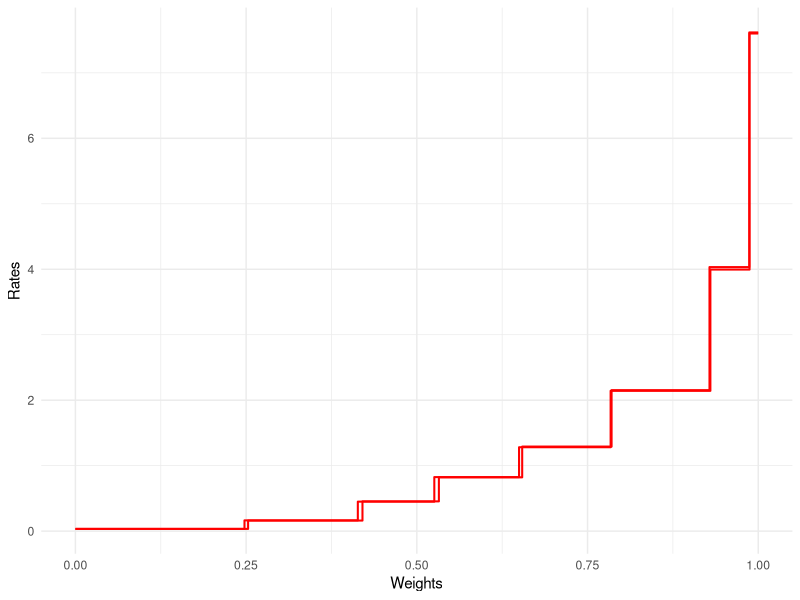
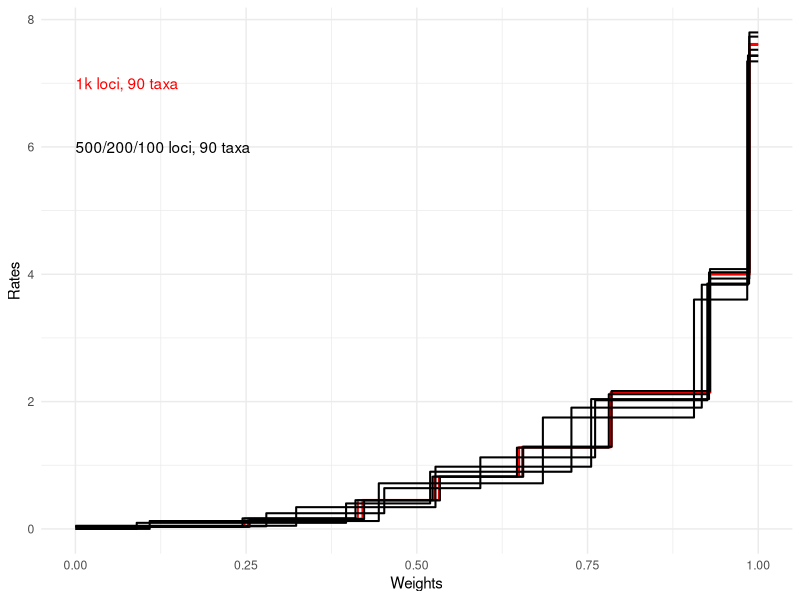
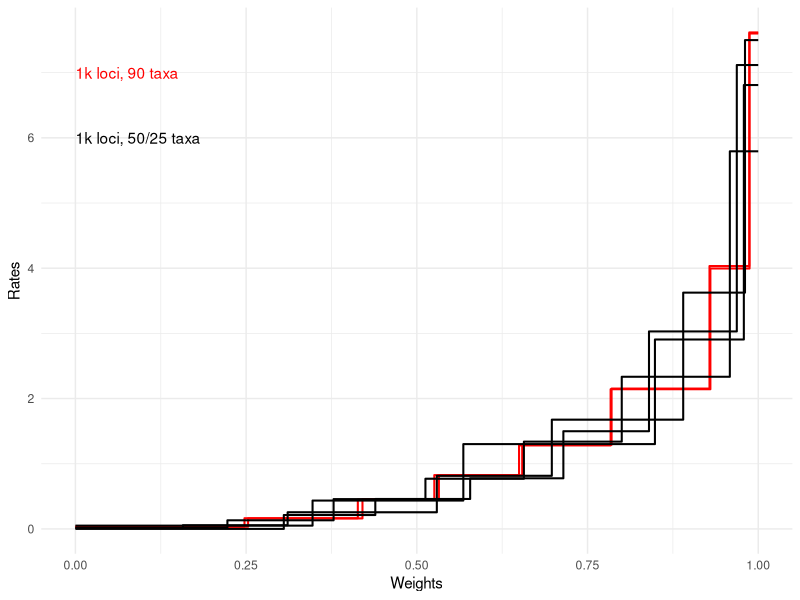
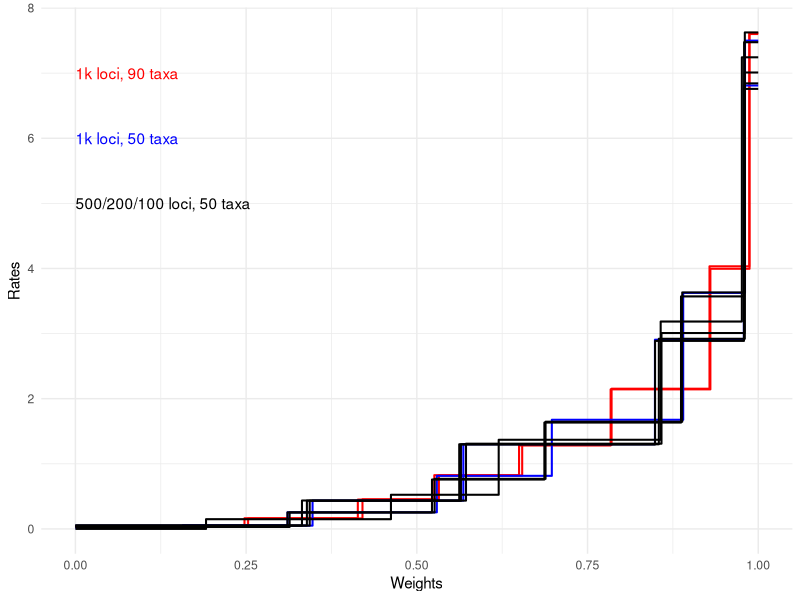
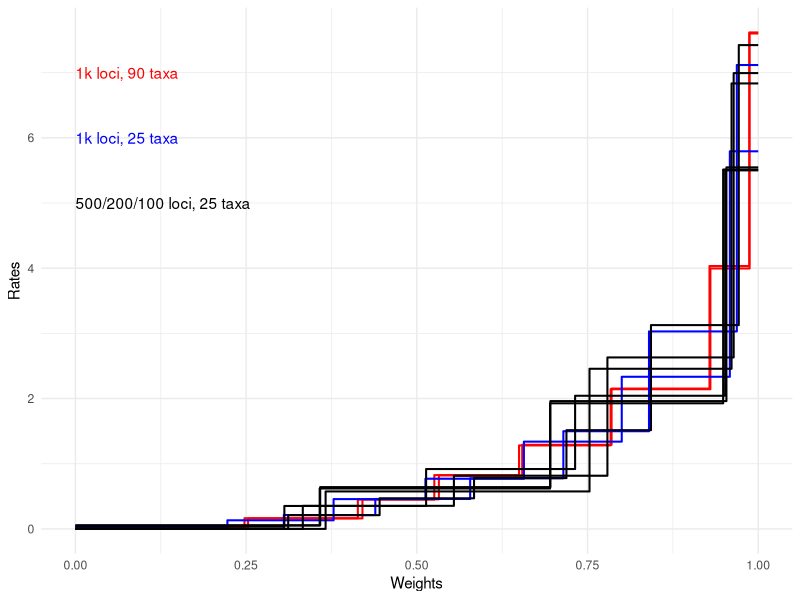
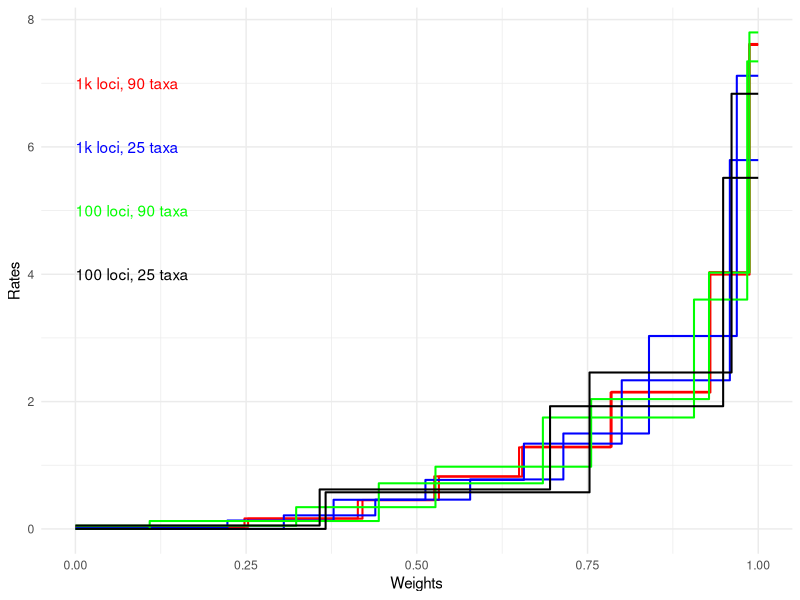

The R script that drew these images, in order:
## ---- chunk 1
knitr::opts_chunk$set(echo = TRUE)
## ---- chunk 2
library(tidyverse)
## ---- chunk 3
compute_cdf <- function(data) {

  # Pair up weights and values into a list of tuples
  pairs <- matrix(data, ncol = 2, byrow = TRUE)
  
  # Compute the cumulative sum of weights
  weights <- numeric(length = nrow(pairs))
  rates <- numeric(length = nrow(pairs))
  
  weights[1] <- pairs[1, 1]
  rates[1] <- pairs[1, 2]
  
  for (i in 2:nrow(pairs)) {
    weights[i] <- weights[i-1] + pairs[i, 1]
    rates[i] <- pairs[i, 2]
  }
  
  weights[length(weights)] <- round(weights[length(weights)])
  result <- data.frame(weights,rates)
  result <- rbind(data.frame(weights = 0, rates = min(result$rates)), result)
  
  return(result)
}

## ---- chunk 4
l10t90_1 <- c(0.2476,0.03401,0.166,0.1642,0.112,0.4501,0.1241,0.8255,0.1341,1.281,0.1461,2.143,0.05735,3.995,0.01282,7.601)
l10t90_2 <- c(0.2529,0.03379,0.1675,0.1613,0.1119,0.4548,0.122,0.8216,0.1309,1.291,0.1434,2.153,0.05825,4.033,0.01322,7.617)
l5t90_1 <- c(0.2447,0.03478,0.1654,0.1657,0.1128,0.4513,0.1237,0.8197,0.1345,1.276,0.1468,2.115,0.059,3.932,0.01298,7.526)
l5t90_2 <- c(0.2551,0.03314,0.1677,0.1549,0.111,0.4474,0.122,0.819,0.1294,1.29,0.1441,2.165,0.05749,4.081,0.01326,7.732)
l2t90_1 <- c(0.2796,0.04126,0.1727,0.246,0.1407,0.6401,0.1681,1.124,0.1643,2.021,0.06118,3.853,0.01335,7.43)
l2t90_2 <- c(0.08979,0,0.3066,0.09546,0.1231,0.4005,0.2069,0.898,0.1909,1.905,0.06766,3.836, 0.01511,7.436)
l1t90_1 <- c(0.3233,0.04917,0.204,0.3415,0.228,0.9771,0.1726,2.039,0.05916,4.025,0.01305,7.798)
l1t90_2 <- c(0.1088,0,0.3355,0.1239,0.2403,0.7161,0.2213,1.75,0.07795,3.602,0.01613,7.344)

l10t90_1 <- compute_cdf(l10t90_1)
l10t90_2 <- compute_cdf(l10t90_2)
l5t90_1 <- compute_cdf(l5t90_1)
l5t90_2 <- compute_cdf(l5t90_2)
l2t90_1 <- compute_cdf(l2t90_1)
l2t90_2 <- compute_cdf(l2t90_2)
l1t90_1 <- compute_cdf(l1t90_1)
l1t90_2 <- compute_cdf(l1t90_2)

## ---- chunk 5
ggplot(l10t90_1, aes(x = weights, y = rates)) +
  geom_step(data = l10t90_1, direction = "vh",linewidth = 0.7, color = 'red') +
  geom_step(data = l10t90_2, direction = "vh",linewidth = 0.7, color = 'red') +
  coord_cartesian(xlim = c(0, 1)) +
  labs(x = "Weights", y = "Rates") +
  theme_minimal()
## ---- chunk 6
ggplot(l10t90_1, aes(x = weights, y = rates)) +
  geom_step(data = l10t90_1, direction = "vh",linewidth = 0.7, color = 'red') +
  geom_step(data = l10t90_2, direction = "vh",linewidth = 0.7, color = 'red') +
  geom_step(data = l5t90_1, direction = "vh",linewidth = 0.7, color = 'black') +
  geom_step(data = l5t90_2, direction = "vh",linewidth = 0.7, color = 'black') +
  geom_step(data = l2t90_1, direction = "vh",linewidth = 0.7, color = 'black') +
  geom_step(data = l2t90_2, direction = "vh",linewidth = 0.7, color = 'black') +
  geom_step(data = l1t90_1, direction = "vh",linewidth = 0.7, color = 'black') +
  geom_step(data = l1t90_2, direction = "vh",linewidth = 0.7, color = 'black') +
  coord_cartesian(xlim = c(0, 1)) +
  labs(x = "Weights", y = "Rates") +
  theme_minimal()+
  annotate("text", x = 0, y = 7, label = "1k loci, 90 taxa", color = "red", hjust = 0) +
  annotate("text", x = 0, y = 6, label = "500/200/100 loci, 90 taxa", color = "black", hjust = 0)
## ---- chunk 7
l10t50_1 <- c(0.3473,0.05019,0.2208,0.4353,0.2806,1.301,0.1302,2.906,0.02099,6.81)
l10t50_2 <- c(0.1574,0.01266,0.1534,0.05629,0.2185,0.2553,0.1684,0.8149,0.1924,1.676,0.09049,3.625,0.01948,7.499)
l10t25_1 <- c(0.2226,0.01891,0.1555,0.1318,0.1345,0.4577,0.1442,0.7699,0.1433,1.339,0.1583,2.334,0.04168,5.793)
l10t25_2 <- c(0.3052,0,0.134,0.2131,0.1389,0.4595,0.1365,0.7769,0.1254,1.499,0.1286,3.03,0.03145,7.117)

l10t50_1 <- compute_cdf(l10t50_1)
l10t50_2 <- compute_cdf(l10t50_2)
l10t25_1 <- compute_cdf(l10t25_1)
l10t25_2 <- compute_cdf(l10t25_2)
## ---- chunk 8
ggplot(l10t90_1, aes(x = weights, y = rates)) +
  geom_step(data = l10t90_1, direction = "vh",linewidth = 0.7, color = 'red') +
  geom_step(data = l10t90_2, direction = "vh",linewidth = 0.7, color = 'red') +
  geom_step(data = l10t50_1, direction = "vh",linewidth = 0.7, color = 'black') +
  geom_step(data = l10t50_2, direction = "vh",linewidth = 0.7, color = 'black') +
  geom_step(data = l10t25_1, direction = "vh",linewidth = 0.7, color = 'black') +
  geom_step(data = l10t25_2, direction = "vh",linewidth = 0.7, color = 'black') +
  coord_cartesian(xlim = c(0, 1)) +
  labs(x = "Weights", y = "Rates") +
  theme_minimal()+
  annotate("text", x = 0, y = 7, label = "1k loci, 90 taxa", color = "red", hjust = 0) +
  annotate("text", x = 0, y = 6, label = "1k loci, 50/25 taxa", color = "black", hjust = 0)
## ---- chunk 9
l5t50_1 <- c(0.3431,0.05034,0.2215,0.4322,0.2843,1.298,0.1302,2.888,0.021,6.758)
l5t50_2 <- c(0.3137,0.03011,0.2123,0.2519,0.1625,0.7692,0.2002,1.646,0.09163,3.632, 0.01963,7.625)
l2t50_1 <- c(0.3318,0.05145,0.2303,0.4359,0.2923,1.3,0.1259,2.92,0.0197,6.843)
l2t50_2 <- c(0.3105,0.03168,0.2117,0.2545,0.1646,0.7584,0.2001,1.633,0.0924,3.571,0.0207,7.475)
l1t50_1 <- c(0.339,0.05273,0.233,0.4346,0.2863,1.309,0.1217,3.008,0.01993,7.01)
l1t50_2 <- c(0.1913,0,0.2708,0.1492,0.1578,0.5247,0.2372,1.369,0.1189,3.185,0.02394,7.243)

l5t50_1 <- compute_cdf(l5t50_1)
l5t50_2 <- compute_cdf(l5t50_2)
l2t50_1 <- compute_cdf(l2t50_1)
l2t50_2 <- compute_cdf(l2t50_2)
l1t50_1 <- compute_cdf(l1t50_1)
l1t50_2 <- compute_cdf(l1t50_2)
## ---- chunk 10
ggplot(l10t90_1, aes(x = weights, y = rates)) +
  geom_step(data = l10t90_1, direction = "vh",linewidth = 0.7, color = 'red') +
  geom_step(data = l10t90_2, direction = "vh",linewidth = 0.7, color = 'red') +
  geom_step(data = l10t50_1, direction = "vh",linewidth = 0.7, color = 'blue') +
  geom_step(data = l10t50_2, direction = "vh",linewidth = 0.7, color = 'blue') +
  geom_step(data = l5t50_1, direction = "vh",linewidth = 0.7, color = 'black') +
  geom_step(data = l5t50_2, direction = "vh",linewidth = 0.7, color = 'black') +
  geom_step(data = l2t50_1, direction = "vh",linewidth = 0.7, color = 'black') +
  geom_step(data = l2t50_2, direction = "vh",linewidth = 0.7, color = 'black') +
  geom_step(data = l1t50_1, direction = "vh",linewidth = 0.7, color = 'black') +
  geom_step(data = l1t50_2, direction = "vh",linewidth = 0.7, color = 'black') +
  coord_cartesian(xlim = c(0, 1)) +
  labs(x = "Weights", y = "Rates") +
  theme_minimal()+
  annotate("text", x = 0, y = 7, label = "1k loci, 90 taxa", color = "red", hjust = 0) +
  annotate("text", x = 0, y = 6, label = "1k loci, 50 taxa", color = "blue", hjust = 0) +
  annotate("text", x = 0, y = 5, label = "500/200/100 loci, 50 taxa", color = "black", hjust = 0)
## ---- chunk 11
l5t25_1 <- c(0.306,0.03486,0.2076,0.3524,0.2182,0.9186,0.2197,2.043,0.0485,5.501)
l5t25_2 <- c(0.3116,0,0.1339,0.2108,0.1383,0.4696,0.1353,0.7793,0.1238,1.515,0.1286,3.127,0.02851,7.423)
l2t25_1 <- c(0.3585,0.05449,0.3371,0.6417,0.2578,1.961,0.04661,5.547)
l2t25_2 <- c(0.333,0,0.2213,0.3542,0.2248,0.8158,0.1849,2.631,0.036,6.993)
l1t25_1 <- c(0.3577,0.05317,0.3374,0.62,0.2535,1.927,0.0514,5.514)
l1t25_2 <- c(0.3664,0,0.3865,0.5749,0.208,2.457,0.03901,6.835)

l5t25_1 <- compute_cdf(l5t25_1)
l5t25_2 <- compute_cdf(l5t25_2)
l2t25_1 <- compute_cdf(l2t25_1)
l2t25_2 <- compute_cdf(l2t25_2)
l1t25_1 <- compute_cdf(l1t25_1)
l1t25_2 <- compute_cdf(l1t25_2)
## ---- chunk 12
ggplot(l10t90_1, aes(x = weights, y = rates)) +
  geom_step(data = l10t90_1, direction = "vh",linewidth = 0.7, color = 'red') +
  geom_step(data = l10t90_2, direction = "vh",linewidth = 0.7, color = 'red') +
  geom_step(data = l10t25_1, direction = "vh",linewidth = 0.7, color = 'blue') +
  geom_step(data = l10t25_2, direction = "vh",linewidth = 0.7, color = 'blue') +
  geom_step(data = l5t25_1, direction = "vh",linewidth = 0.7, color = 'black') +
  geom_step(data = l5t25_2, direction = "vh",linewidth = 0.7, color = 'black') +
  geom_step(data = l2t25_1, direction = "vh",linewidth = 0.7, color = 'black') +
  geom_step(data = l2t25_2, direction = "vh",linewidth = 0.7, color = 'black') +
  geom_step(data = l1t25_1, direction = "vh",linewidth = 0.7, color = 'black') +
  geom_step(data = l1t25_2, direction = "vh",linewidth = 0.7, color = 'black') +
  coord_cartesian(xlim = c(0, 1)) +
  labs(x = "Weights", y = "Rates") +
  theme_minimal()+
  annotate("text", x = 0, y = 7, label = "1k loci, 90 taxa", color = "red", hjust = 0) +
  annotate("text", x = 0, y = 6, label = "1k loci, 25 taxa", color = "blue", hjust = 0) +
  annotate("text", x = 0, y = 5, label = "500/200/100 loci, 25 taxa", color = "black", hjust = 0)
## ---- chunk 13
ggplot(l10t90_1, aes(x = weights, y = rates)) +
  geom_step(data = l10t90_1, direction = "vh",linewidth = 0.7, color = 'red') +
  geom_step(data = l10t90_2, direction = "vh",linewidth = 0.7, color = 'red') +
  geom_step(data = l10t25_1, direction = "vh",linewidth = 0.7, color = 'blue') +
  geom_step(data = l10t25_2, direction = "vh",linewidth = 0.7, color = 'blue') +
  geom_step(data = l1t90_1, direction = "vh",linewidth = 0.7, color = 'green') +
  geom_step(data = l1t90_2, direction = "vh",linewidth = 0.7, color = 'green') +
  geom_step(data = l1t25_1, direction = "vh",linewidth = 0.7, color = 'black') +
  geom_step(data = l1t25_2, direction = "vh",linewidth = 0.7, color = 'black') +
  coord_cartesian(xlim = c(0, 1)) +
  labs(x = "Weights", y = "Rates") +
  theme_minimal()+
  annotate("text", x = 0, y = 7, label = "1k loci, 90 taxa", color = "red", hjust = 0) +
  annotate("text", x = 0, y = 6, label = "1k loci, 25 taxa", color = "blue", hjust = 0) +
  annotate("text", x = 0, y = 5, label = "100 loci, 90 taxa", color = "green", hjust = 0) +
  annotate("text", x = 0, y = 4, label = "100 loci, 25 taxa", color = "black", hjust = 0)
